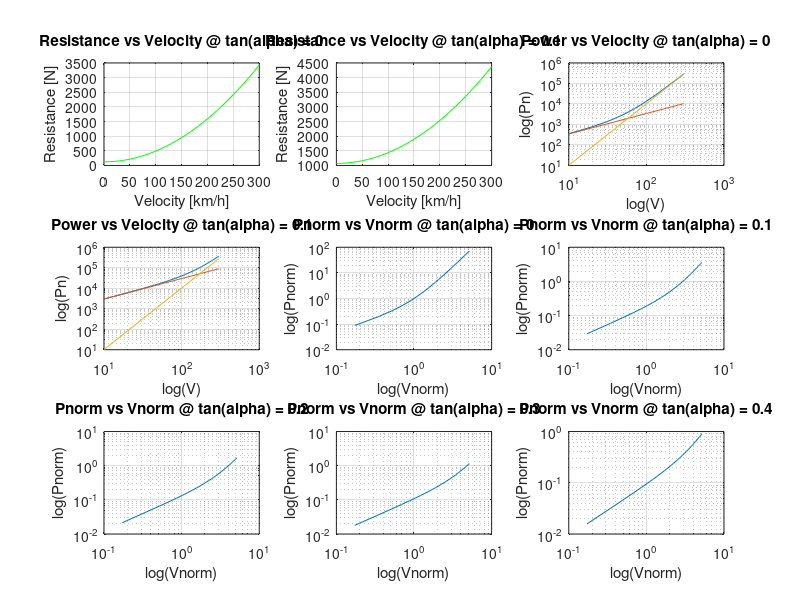
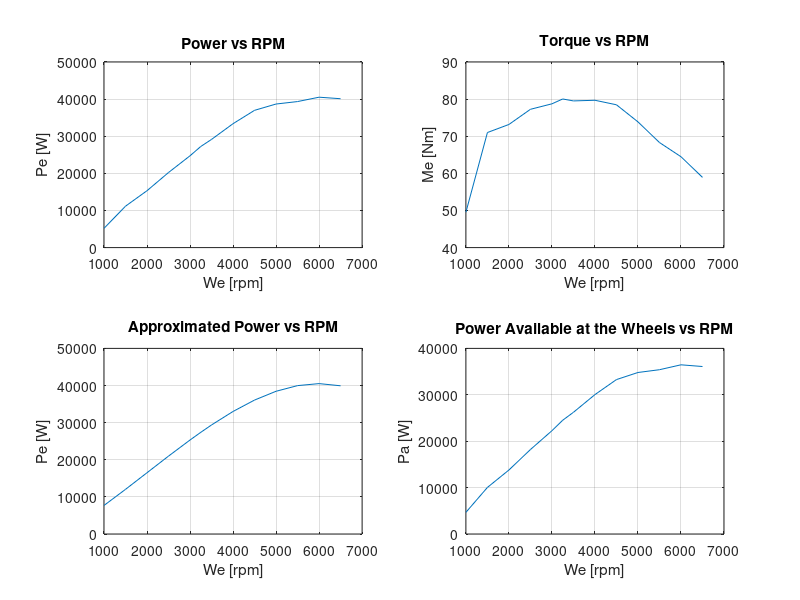
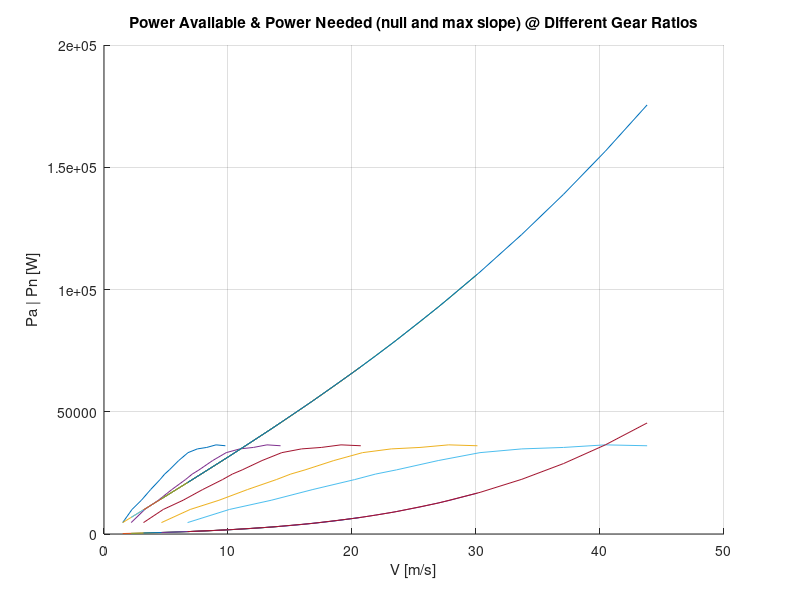

These figures' MATLAB source, in order:
clear all
clc

% Define Given Constants
Cx = .35; %[-]
S = 1.82; %[m^2]
m = 970; %[kg]
Vcil = 1040; %[cm^3]
Tf = .281; %[-]
wmin = 850; %[rpm]
efficiencyt = .9; %[-]
l = 2.3; %[m]
a = 1.15; %[m]
hG = .5; %[m]
wheel_indication = '155/65R13';
R0 = 13*25.4/2 + .65*155; %[mm]
Re = .98*R0*10^-3; % [m]
N = 5; %[-]
ts = 1; %[s]
Je = .08; %[kg.m^2]
Jw = 1.6; %[kg.m^2]
g = 9.81; % [m/s^2]
ro = 1.3; %[kg/m^2]
alpha = atan(0:0.1:0.4); %[-]
f0 = .013; %[-]
K = 6.51*10^-6; %[s^2/m^2] 

% POWER NEEDED FOR MOTION

% Take Artbitrary Velocity Interval
vKm = 0:10:300; %[km/h]
vm = (vKm./3.6); %[m/s]

% Declare All Vectors/Matrices As Zeros
A = zeros(5, 1);
B = zeros(5, 1);
R = zeros(5, 31);
Pn = zeros(5, 31);
Pnorm = zeros(5, 31);
Pcar = zeros(5, 1);
Vcar = zeros(5, 1);
Av = zeros(5, 31);
Bv3 = zeros(5, 31);

% Calculate A, B, Vcar, Pcar, R, Av, Bv^3, Pn, Pnorm and Vnorm at 5
% different inclinations
for i = 1:5
    A(i) = m*g*(f0*cos(alpha(i)) + sin(alpha(i))); %[N]
    B(i) = m*g*K*cos(alpha(i)) + 0.5*ro*S*Cx; %[kg/m]

    Vcar(i) = sqrt(A(1)/B(1)); %[m/s]
    Pcar(i) = 2*A(i)*sqrt(A(i)/B(i)); %[W]
        
    for j = 1:31
        R(i, j) = A(i) + B(i)*(vm(j)^2); %[N]
        Av(i, j) = A(i)*vm(j); %[W]
        Bv3(i, j) = B(i)*vm(j)^3; %[W]
        Pn(i, j) = Av(i, j) + Bv3(i, j); %[W]
        Pnorm(i, j) = Pn(i, j)/Pcar(i); %[-]
    end

    Vnorm = vm/Vcar(i); %[-]
    
end

% Plot The Required Graphs In Part I
figure; hold on;

for i = 1:2
    subplot(3, 3, i);
    plot(vKm, R(i, 1:31), 'g');
    xlabel('Velocity [km/h]');
    ylabel('Resistance [N]');
    title(['Resistance vs Velocity @ tan(alpha) = ', num2str(tan(alpha(i)))]);
    grid on;
end

for i = 1:2
    subplot(3, 3, i+2);
    loglog(vKm, Pn(i, 1:31)); hold on;
    loglog(vKm, Av(i, 1:31));
    loglog(vKm, Bv3(i, 1:31));
    xlabel('log(V)');
    ylabel('log(Pn)');
    title(['Power vs Velocity @ tan(alpha) = ', num2str(tan(alpha(i)))]);
    grid on;
end

for i = 1:5
    subplot(3, 3, i+4);
    loglog(Vnorm, Pnorm(i, 1:31));
    xlabel('log(Vnorm)');
    ylabel('log(Pnorm)');
    title(['Pnorm vs Vnorm @ tan(alpha) = ', num2str(tan(alpha(i)))]);
    grid on;
end

% COMPUTATION OF THE MAXIMUM POWER AVAILABLE AT THE WHEELS

% Define RPM and MEP As Given In Engine Map
werpm = [1000, 1500, 2000, 2500, 3000, 3250, 3500, 4000, 4500, 5000, 5500, 6000, 6500]; %[rpm]
we = (2*pi/60).*werpm; %[rad/s]
mep = [5.985, 8.5785, 8.841, 9.3345, 9.513, 9.6705, 9.6075, 9.6285, 9.4815, 8.9250, 8.2530, 7.791, 7.119]; %[bar]

% Using a four stroke engine
k = .5;

% Declare Pe And Me Vectors As Zeros
Pe = zeros(13, 1);
Me = zeros(13, 1);

% Calculate Pe And Me At Different Engine Rotational Speed
for i = 1:13
   Pe(i) =  .1*k*mep(i)*Vcil*we(i)/(2*pi); % [W]
   Me(i) = Pe(i)/we(i); % [Nm]
end

% Plot The Required Graphs In Part II
figure; hold on;
subplot(2, 2, 1);
plot(werpm, Pe);
xlabel('We [rpm]');
ylabel('Pe [W]');
title('Power vs RPM');
grid on;
subplot(2, 2, 2);
plot(werpm, Me);
xlabel('We [rpm]');
ylabel('Me [Nm]');
title('Torque vs RPM');
grid on;

% Obtain Maximum Power And Corresponding We
[Pmax, imax] = max(Pe); % [W]
wemax = we(imax); % [rad/s]

% Declare Summation Terms And Approximated Power As Zeros Vectors
Pi = zeros(3, 1);
Peapp = zeros(13, 1);

% Calculate The Terms Of The Summation
for i = 1:3
    Pi(i) = Pmax/(wemax^i);
end
Pi(3) = -Pi(3);

% Calculate The Approximated Value Of The Power
for i= 1:13
    for j = 1:3
       Peapp(i) = Peapp(i) + Pi(j)*we(i)^j; % [W]
    end
end

% Plot The Graph Of The Approximated Value
subplot(2, 2, 3);
plot(werpm, Peapp);
xlabel('We [rpm]');
ylabel('Pe [W]');
title('Approximated Power vs RPM');
grid on;

% Calculate The Power Available At The Wheels
Pa = zeros(13, 1);
Paapp = zeros(13, 1);
for i = 1:13
   Pa(i) = efficiencyt*Pe(i); % [W]
   Paapp(i) = efficiencyt*Peapp(i); % [W]
end

% Plot The Graph Of Power Available At The Wheels
subplot(2, 2, 4);
plot(werpm, Pa);
xlabel('We [rpm]');
ylabel('Pa [W]');
title('Power Available at the Wheels vs RPM');
grid on;

% GRADEABILITY AND INITIAL CHOICE OF THE TRANSMISSION RATIOS

% Calculate Maximum Speed Vehicle Can Reach
Pamax = max(Pa);
Astar = power(Pamax/(2*B(1)), 1/3);
Bstar = sqrt(1+(4*A(1)^3/(27*(Pamax^2)*B(1))));
Vmax = Astar*(power(Bstar+1, 1/3)-power(Bstar-1, 1/3)); % [m/s]

% Calculate Gear Ratios
Tgtop = Vmax/(Tf*Re*wemax); %[-]
alphamax = atan(.33); %[-]
Tgbottom = Me(1)*efficiencyt/(Tf*Re*m*g*(f0*cos(alphamax)+sin(alphamax))); %[-]
Tgi = zeros(5, 1);
Tgi(1) = Tgbottom;
Tgi(5) = Tgtop;
for i = 2:4
   Tgi(i) = Tgi(i-1)*power((Tgtop/Tgbottom), 1/(N-1)); %[-] 
end

% Calculate Vehicle Speed According To We And Gear Ratios
Vw = zeros(5, 13);
for i = 1:5
   for j = 1:13
       Vw(i, j) = we(j)*Tf*Tgi(i)*Re; % [m/s]
   end
end

Avw = zeros(5, 13, 2);
Bvw3 = zeros(5, 13, 2);

for i = 1:5
    for j = 1:13
        Avw(i, j, 1) = A(1)*Vw(i, j);
        Bvw3(i, j, 1) = B(1)*Vw(i, j)^3;
    end
end

Aw = m*g*(f0*cos(alphamax) + sin(alphamax)); %[N]
Bw = m*g*K*cos(alphamax) + .5*ro*S*Cx; %[kg/m]

for i = 1:5
    for j = 1:13
        Avw(i, j, 2) = Aw*Vw(i, j);
        Bvw3(i, j, 2) = Bw*Vw(i, j)^3;
    end
end

Pnw = zeros(5, 13, 2);
for i = 1:2
   for j = 1:5
       for k = 1:13
            Pnw(j, k, i) = Avw(j, k, i) + Bvw3(j, k, i); 
       end
   end
end

figure;  hold on;
for i = 1:5
    plot(Vw(i, 1:13), Pa, Vw(i, 1:13), Pnw(i, 1:13, 1), Vw(i, 1:13), Pnw(i, 1:13, 2));
end
xlabel('V [m/s]');
ylabel('Pa | Pn [W]');
title('Power Available & Power Needed (null and max slope) @ Different Gear Ratios');

grid on;
